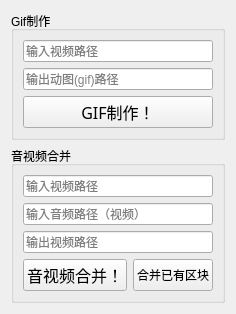
        <widget class="QWidget" name="step_optional">
         <attribute name="title">
          <string> 工具箱 </string>
         </attribute>
         <layout class="QGridLayout" name="gridLayout_19">
          <item row="0" column="0">
           <layout class="QGridLayout" name="gridLayout_16">
            <item row="0" column="0">
             <widget class="QGroupBox" name="GifMaker">
              <property name="title">
               <string>Gif制作</string>
              </property>
              <layout class="QGridLayout" name="gridLayout_25">
               <item row="0" column="0">
                <widget class="MyLineWidget" name="GifInput">
                 <property name="sizePolicy">
                  <sizepolicy hsizetype="Preferred" vsizetype="Preferred">
                   <horstretch>0</horstretch>
                   <verstretch>0</verstretch>
                  </sizepolicy>
                 </property>
                 <property name="dragEnabled">
                  <bool>true</bool>
                 </property>
                 <property name="placeholderText">
                  <string>输入视频路径</string>
                 </property>
                </widget>
               </item>
               <item row="1" column="0">
                <widget class="MyLineWidget" name="GifOutput">
                 <property name="sizePolicy">
                  <sizepolicy hsizetype="Preferred" vsizetype="Preferred">
                   <horstretch>0</horstretch>
                   <verstretch>0</verstretch>
                  </sizepolicy>
                 </property>
                 <property name="dragEnabled">
                  <bool>true</bool>
                 </property>
                 <property name="placeholderText">
                  <string>输出动图(gif)路径</string>
                 </property>
                </widget>
               </item>
               <item row="2" column="0">
                <widget class="QPushButton" name="GifButton">
                 <property name="sizePolicy">
                  <sizepolicy hsizetype="Minimum" vsizetype="Minimum">
                   <horstretch>0</horstretch>
                   <verstretch>0</verstretch>
                  </sizepolicy>
                 </property>
                 <property name="font">
                  <font>
                   <family>Abril Fatface</family>
                   <pointsize>12</pointsize>
                  </font>
                 </property>
                 <property name="text">
                  <string>GIF制作！</string>
                 </property>
                </widget>
               </item>
              </layout>
             </widget>
            </item>
            <item row="1" column="0">
             <widget class="QGroupBox" name="VAConcat">
              <property name="title">
               <string>音视频合并</string>
              </property>
              <layout class="QGridLayout" name="gridLayout_26">
               <item row="0" column="0">
                <layout class="QGridLayout" name="gridLayout_17">
                 <item row="0" column="0">
                  <layout class="QVBoxLayout" name="verticalLayout">
                   <item>
                    <widget class="MyLineWidget" name="ConcatInputV">
                     <property name="sizePolicy">
                      <sizepolicy hsizetype="Ignored" vsizetype="Preferred">
                       <horstretch>0</horstretch>
                       <verstretch>0</verstretch>
                      </sizepolicy>
                     </property>
                     <property name="dragEnabled">
                      <bool>true</bool>
                     </property>
                     <property name="placeholderText">
                      <string>输入视频路径</string>
                     </property>
                    </widget>
                   </item>
                   <item>
                    <widget class="MyLineWidget" name="ConcatInputA">
                     <property name="sizePolicy">
                      <sizepolicy hsizetype="Ignored" vsizetype="Preferred">
                       <horstretch>0</horstretch>
                       <verstretch>0</verstretch>
                      </sizepolicy>
                     </property>
                     <property name="dragEnabled">
                      <bool>true</bool>
                     </property>
                     <property name="placeholderText">
                      <string>输入音频路径（视频）</string>
                     </property>
                    </widget>
                   </item>
                   <item>
                    <widget class="MyLineWidget" name="OutputConcat">
                     <property name="sizePolicy">
                      <sizepolicy hsizetype="Ignored" vsizetype="Preferred">
                       <horstretch>0</horstretch>
                       <verstretch>0</verstretch>
                      </sizepolicy>
                     </property>
                     <property name="dragEnabled">
                      <bool>true</bool>
                     </property>
                     <property name="placeholderText">
                      <string>输出视频路径</string>
                     </property>
                    </widget>
                   </item>
                  </layout>
                 </item>
                </layout>
               </item>
               <item row="1" column="0">
                <layout class="QHBoxLayout" name="horizontalLayout_2">
                 <item>
                  <widget class="QPushButton" name="ConcatButton">
                   <property name="sizePolicy">
                    <sizepolicy hsizetype="Minimum" vsizetype="Minimum">
                     <horstretch>0</horstretch>
                     <verstretch>0</verstretch>
                    </sizepolicy>
                   </property>
                   <property name="font">
                    <font>
                     <family>Abril Fatface</family>
                     <pointsize>12</pointsize>
                    </font>
                   </property>
                   <property name="text">
                    <string>音视频合并！</string>
                   </property>
                  </widget>
                 </item>
                 <item>
                  <widget class="QPushButton" name="ConcatAllButton">
                   <property name="sizePolicy">
                    <sizepolicy hsizetype="Minimum" vsizetype="Minimum">
                     <horstretch>0</horstretch>
                     <verstretch>0</verstretch>
                    </sizepolicy>
                   </property>
                   <property name="text">
                    <string>合并已有区块</string>
                   </property>
                  </widget>
                 </item>
                </layout>
               </item>
              </layout>
             </widget>
            </item>
           </layout>
          </item>
         </layout>
        </widget>
